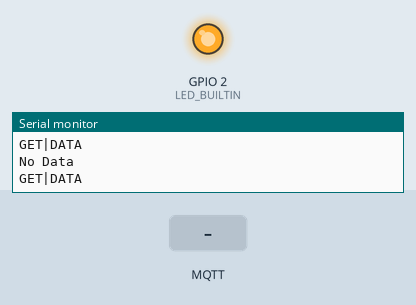
Recording of a sketch running on a simulated ESP8266 (NodeMCU). Shown: output pins drawn as LEDs (lit = HIGH, except the on-board LED, lit = LOW), the last lines printed to the serial monitor. The inputs (shaded band) are chosen by the test bench. WiFi joins after 1.5 s; servers stay silent unless stated; no MQTT or app messages arrive unless stated.

Above: at 3.5 s.
3.6 s: MQTT message "DATA" arrives on the first subscribed topic
At 6.4 s:
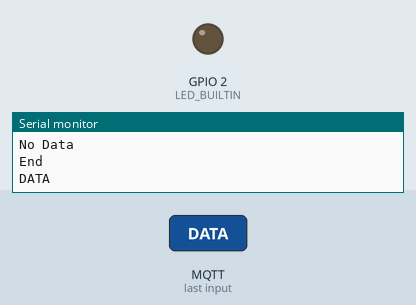
6.6 s: MQTT message "5" arrives on the first subscribed topic
Timing chart, 0 to 15.6 s (numbered marks = the images above; inputs shaded):
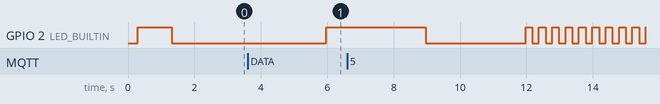

Measured:
- after the input at 3.6 s, GPIO 2 (LED_BUILTIN): goes on until 6.0 s, then stays HIGH

The sketch:

TA_Yogo_ESP.ino
```cpp
#include <ESP8266WiFi.h>                  // Install esp8266 by ESP8266 Community version 2.6.3
#include <PubSubClient.h>                 // Install Library by Nick O'Leary version 2.7.0
#include "mqtt_secrets.h"

WiFiClient espClient;
PubSubClient client(espClient);

uint32_t current_time;
uint32_t previous_time;
uint32_t chart_time;
uint32_t led_time;

bool led_state = false;

#define PAYLOAD_LEN  100
char payload_get[PAYLOAD_LEN];
bool mqtt = false;

#define SERIAL_LEN   1000
char text[SERIAL_LEN];

char ssid[] = "GalaxyA51_Go";
char pass[] = "Ba71ng4n";

typedef struct{
    float voltage;
    float current;
    float capacity;
    float temperature;
    float flag;
}SYSTEM_DataTypeDef;

#define CHART_DELAY     60000      // 300000 = 5 menit

#define MQTT_ID         "ddfdf6cd-f3eb-4936-a8cb-440ff3518b95"

#define MQTT_BROKER     "broker.emqx.io"            //
#define MQTT_PORT       1883                        //
#define MQTT_USERNAME   ""                          // Change to your Username from Broker
#define MQTT_PASSWORD   ""                          // Change to your password from Broker
#define MQTT_TIMEOUT    10
#define MQTT_QOS        0
#define MQTT_RETAIN     false

#define MQTT2_BROKER    "mqtt3.thingspeak.com"
#define MQTT2_PORT      1883
#define MQTT2_TIMEOUT   10
#define MQTT2_QOS       0
#define MQTT2_RETAIN    false
#define CHANNEL_ID      2129483

void callback(char* topic, byte* payload, unsigned int length) { //A new message has been received
  memcpy(payload_get, payload, length);
  mqtt = true;
}

/**
 *  enum rst_info->reason {
 *    0 : REASON_DEFAULT_RST, normal startup by power on
 *    1 : REASON_WDT_RST, hardware watch dog reset
 *    2 : REASON_EXCEPTION_RST, exception reset, GPIO status won't change
 *    3 : REASON_SOFT_WDT_RST, software watch dog reset, GPIO status won't change
 *    4 : REASON_SOFT_RESTART, software restart ,system_restart , GPIO status won't change
 *    5 : REASON_DEEP_SLEEP_AWAKE, wake up from deep-sleep
 *    6 : REASON_EXT_SYS_RST, external system reset
 *  };
 */
rst_info *myResetInfo;

void setup(){
  delay(300);
  Serial.begin(9600);

  initLed();

  WiFi.disconnect(true);
  WiFi.mode(WIFI_STA);                            delay(10);
  ESP.wdtFeed();                                  yield();

  led_time = millis();

  WiFi.begin(ssid, pass);
  while(WiFi.status() != WL_CONNECTED){
    yield();

    if((millis()-led_time) > 1000){          // toggle led setiap detik
        led_time = millis();

      toggleLed();
    }

    if(WiFi.status() == WL_CONNECTED){
      break;
    }
  }

  if(WiFi.status() == WL_CONNECTED){
    connectMqtt();
  }

  chart_time = millis() + CHART_DELAY;
  led_time = millis();
}

void loop(){
  if(WiFi.status() == WL_CONNECTED){

    if((millis() - led_time) > 200){
      toggleLed();

      led_time = millis();
    }

    if((millis()-chart_time) >= CHART_DELAY){
      chart_time = millis();

      publishChart();
    }

    if(mqtt){
      mqtt = false;

      uint8_t n=0;
      for(n=0; n<3; n++){
        Serial.println(payload_get);
        if(waitSerialApp()){
          break;
        }
      }

      clearDataMqtt();
    }
  }

  client.loop();
}

void publishChart(){
  bool chartIsConnected = false;
  uint8_t n = 0;

  Serial.println("chart");

  client.disconnect();
  client.setServer(MQTT2_BROKER, MQTT2_PORT);

  for(n=0; n<MQTT2_TIMEOUT; n++){

    if(client.connect(SECRET_MQTT_CLIENT_ID, SECRET_MQTT_USERNAME, SECRET_MQTT_PASSWORD)){
      chartIsConnected = true;

      break;
    }
  }

  if(chartIsConnected){
    for(n=0; n<3; n++){
      Serial.println("GET|DATA");
      if(waitSerialChart()){
        break;
      }
    }
  }

  Serial.println("End");

  connectMqtt();
}

bool connectMqtt(){
  client.disconnect();
  client.setServer(MQTT_BROKER, MQTT_PORT);
  client.setCallback(callback);
  mqtt = false;

  uint8_t i;
  for(i = 0; i < MQTT_TIMEOUT; i++) {

    if( client.connect(MQTT_ID, MQTT_USERNAME, MQTT_PASSWORD) ){
      delay(500);
      if(client.subscribe("samikro/cmd/project/5", MQTT_QOS)){
        return true;
        break;
      }
    }

    delay(500);
  }
  return false;
}

void clearDataMqtt(){
  uint8_t n;
  for(n=0; n<PAYLOAD_LEN; n++){
    payload_get[n] = 0;
  }
}

void clearDataSerial(){
  uint16_t n;
  for(n=0; n<SERIAL_LEN; n++){
    text[n] = 0;
  }
}

/***** Serial ******/
bool waitSerialChart(){
  float field1=0;
  float field2=0;
  float field3=0;
  float field4=0;
  float field5=0;
  float field6=0;
  float field7=0;
  SYSTEM_DataTypeDef sensor;

  if(waitSerial()){
    parseData(&sensor);

    field1 = sensor.temperature;
    field2 = sensor.voltage;

    field3 = sensor.current;
    field4 = sensor.capacity;
    field5 = sensor.flag;

    clearDataSerial();
    sprintf(text,"field1=%.0f&field2=%.2f&field3=%.0f&field4=%.0f&field5=%.0f&status=MQTTPUBLISH",
            field1, field2, field3, field4, field5);

    char topic[50];
    memset(&topic, 0, 50);
    sprintf(topic,"channels/%d/publish", CHANNEL_ID);
    client.publish(topic,text,false);

    clearDataSerial();
    return true;
  }
  else{
    Serial.println("No Data");
  }

  return false;
}

void parseData(SYSTEM_DataTypeDef *sensor){
    int index, index2;

    index = findChar(text, '|', 0);

    // Serial.println(charToString(text, 0, index-1));

    if(charToString(text, 0, index-1) == "DATA"){
      String val = "";

      index++;
      index2 = findChar(text, '|', index);
      val = charToString(text, index, index2 - 1);    // get suhu
      sensor->temperature = val.toFloat();

      index = index2;
      index++;
      index2 = findChar(text, '|', index);
      val = charToString(text, index, index2 - 1);    // get input voltage
      sensor->voltage = val.toFloat();

      index = index2;
      index++;
      index2 = findChar(text, '|', index);
      val = charToString(text, index, index2 - 1);    // get input current
      sensor->current = val.toFloat();

      index = index2;
      index++;
      index2 = findChar(text, '|', index);
      val = charToString(text, index, index2 - 1);    // get input power
      sensor->capacity = val.toFloat();

      index = index2;
      index++;
      index2 = findChar(text, '|', index);
      val = charToString(text, index, index2 - 1);    // get input frequency
      sensor->flag = val.toFloat();
    }
}

int findChar(char * data, char character, int start_index){
  int n;
  for(n=start_index; n < strlen(data); n++){
    if(data[n] == character){
      break;
    }
  }

  return n;
}

String charToString(char * data, int start, int end){
  String buff = "";
  for(int n=start; n<=end; n++){
    buff += data[n];
  }

  return buff;
}

bool waitSerialApp(){
  if(waitSerial()){
    client.publish("samikro/data/project/5", text,false);
    clearDataSerial();
    return true;
  }
  return false;
}

bool waitSerial(){
  uint16_t n = 0;
  bool hasData = false;

  clearDataSerial();

  previous_time = millis();
  do{
    if(Serial.available() > 0){
      delay(10);
      break;
    }
  }while((millis() - previous_time) <= 1000);

  while(Serial.available() > 0){
    byte d = (char) Serial.read();
    if(d == '\n'){  hasData = true; }
    else if(d == '\r'){ }
    else{
        text[n] = d;
        n++;
    }

    delay(1);
  }

  return hasData;
}

/***** LED Setting *****/

void initLed(){
  pinMode(LED_BUILTIN, OUTPUT);
  digitalWrite(LED_BUILTIN, HIGH);      // default mati
  led_state = false;
}

void toggleLed(){
  if(led_state == false){
    digitalWrite(LED_BUILTIN, LOW);     // nyalakan LED
    led_state = true;
  }else{
    digitalWrite(LED_BUILTIN, HIGH);    // matikan LED
    led_state = false;
  }
}

void setLed(bool state){
  if(state){    digitalWrite(LED_BUILTIN, LOW);     }// nyalakan LED
  else{    digitalWrite(LED_BUILTIN, HIGH);    }// matikan LED

  led_state = state;
}
```

mqtt_secrets.h
```cpp
#define SECRET_MQTT_USERNAME "CigWBzUqNiU9MgsyJwYqJz0"
#define SECRET_MQTT_CLIENT_ID "CigWBzUqNiU9MgsyJwYqJz0"
#define SECRET_MQTT_PASSWORD "xMmSvovC/Fk5mfHAMuSD8rfc"
```
